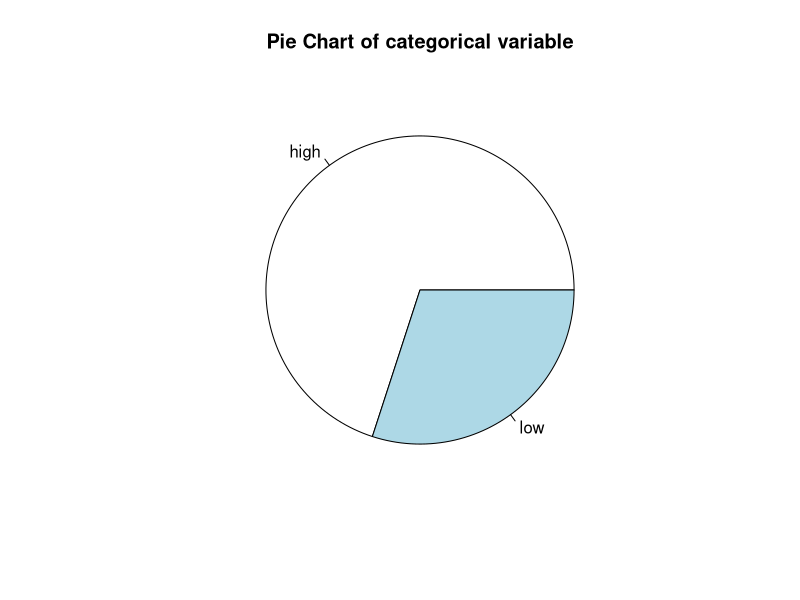

R code for this plot:
## ---- chunk 1
(89 - 32) * 5/9
## ---- chunk 2
(67 - 32) * 5/9
(45 - 32) * 5/9
(92 - 32) * 5/9
(83 - 32) * 5/9
(70 - 32) * 5/9
## ---- chunk 3
myF <- c(67, 45, 92, 83, 70)
(myF - 32) * 5/9
## ---- chunk 4
convFtoC <- function(numF){
    result <- (numF - 32) * 5/9
    result
}
## ---- chunk 5
convFtoC(89)
## ---- chunk 6
(89 - 32) * 5/9
## ---- chunk 7
x <- c(1, 3, 9, 7, 1, 2, 2, 5, 3, 3, 3)
result <- table(x)
result
## ---- chunk 8
statMode <- function(x){
  dataTable <- table(x)
  result <- names(sort(-dataTable)[1])
  result
}
statMode(x)
## ---- chunk 9
1 == 2
## ---- chunk 10
1 < 2
3 > 2
5 <= 6
c(1, 2, 3) < 2
## ---- chunk 11
a <- c(1:10)
a
## ---- chunk 12
a[1:5] <- c(1, 5, 3, 2, 4)
a
## ---- chunk 13
a[a < 4]
## ---- chunk 14
a < 4
## ---- chunk 15
a
b <- rep(0, 10) # repeat 0s 10 times
b[a < 4]  <- "low"
b[a >= 4] <- "high"
b
## ---- chunk 16
mytable <- table(b)
pie(mytable, 
    labels = names(mytable),
    main="Pie Chart of categorical variable")
